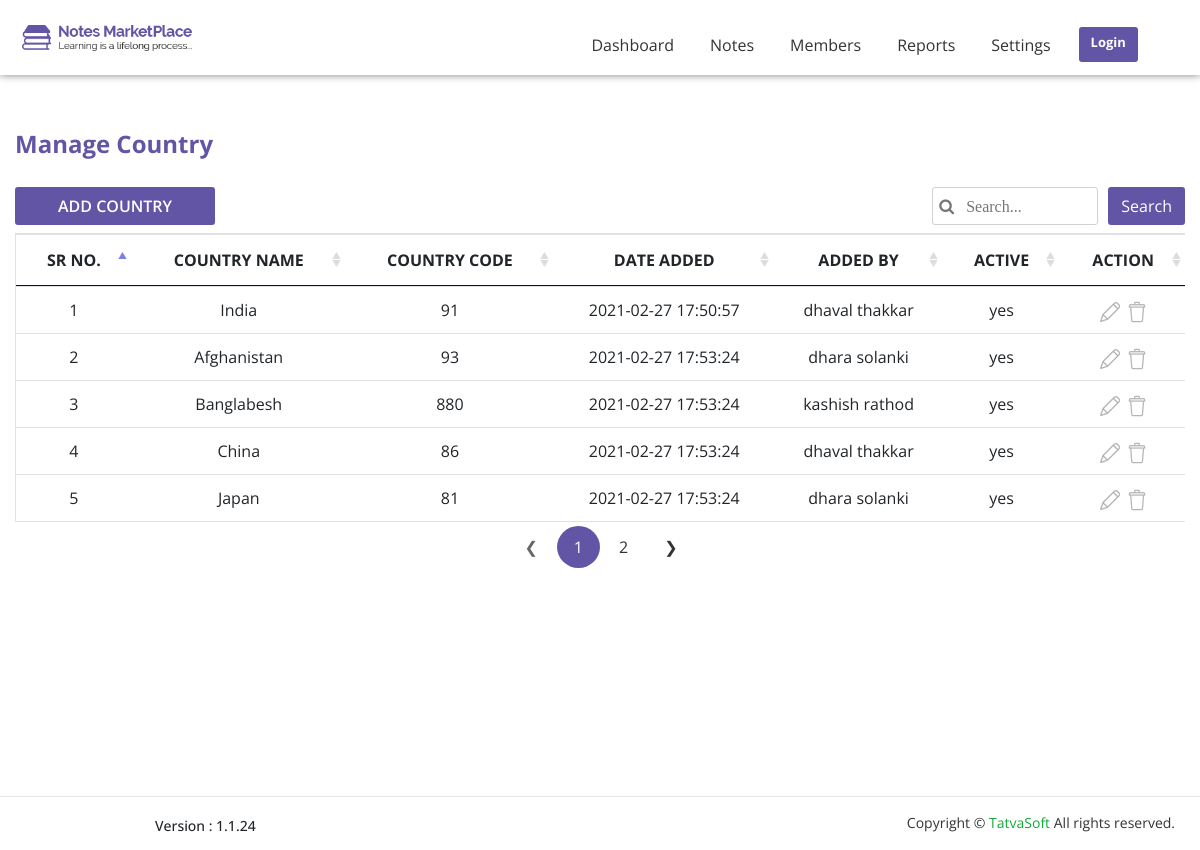
Screenshot of /Notes-project/admin/manage-country.php with the database file from the repository.
### tables this page shows
CREATE TABLE `countries` (
  `Country_id` int(11) UNSIGNED NOT NULL,
  `CountryName` varchar(100) NOT NULL,
  `CountryCode` varchar(100) NOT NULL,
  `CreatedDate` datetime DEFAULT NULL,
  `CreatedBy` int(11) DEFAULT NULL,
  `ModifiedDate` datetime DEFAULT NULL,
  `ModifiedBy` int(11) DEFAULT NULL,
  `IsActive` bit(1) NOT NULL
);

CREATE TABLE `users` (
  `User_id` int(11) UNSIGNED NOT NULL,
  `UserRole_id` int(11) UNSIGNED NOT NULL,
  `FirstName` varchar(50) NOT NULL,
  `LastName` varchar(50) NOT NULL,
  `Email` varchar(100) NOT NULL,
  `Password` varchar(24) NOT NULL,
  `IsEmailVerified` bit(1) NOT NULL,
  `CreatedDate` datetime DEFAULT NULL,
  `CreatedBy` int(11) DEFAULT NULL,
  `ModifiedDate` datetime DEFAULT NULL,
  `ModifiedBy` int(11) DEFAULT NULL,
  `IsActive` bit(1) NOT NULL
);

### Notes-project/admin/manage-country.php (the view, shortened to what this page needs)
<?php
include "connection.php";
if(isset($_POST['search'])){
    $search_text = $_POST['search_text'];
   $query_country= mysqli_query($conn,"SELECT countries.Country_id,countries.CountryName,countries.CountryCode,countries.CreatedDate,users.FirstName,users.LastName,countries.IsActive FROM countries LEFT JOIN users ON countries.CreatedBy=users.User_id WHERE (countries.CountryName LIKE '%$search_text%' OR countries.CountryCode LIKE '%$search_text%' OR countries.CreatedDate LIKE '%$search_text%' OR users.FirstName LIKE '%$search_text%' OR users.LastName LIKE '%$search_text%')");
}
else{
    $query_country= mysqli_query($conn,"SELECT countries.Country_id,countries.CountryName,countries.CountryCode,countries.CreatedDate,users.FirstName,users.LastName,countries.IsActive FROM countries LEFT JOIN users ON countries.CreatedBy=users.User_id");
 }
?>
<html>
<head>
    <link rel="stylesheet" href="css/font-awesome/css/font-awesome.min.css">
    <link rel="stylesheet" href="css/bootstrap/bootstrap.min.css">
     <link rel="stylesheet" href="css/jquery.dataTables.css">
    <link rel="stylesheet" href="css/style.css">
    <link rel="stylesheet" href="css/responsive.css">
</head>
<body>
    <?php
    include "admin-header.php";
    ?>
    <div class="bottom-footer">
        <section id="administrator">
            <div class="container dash-space">
                <div class="row">
                    <div class="col-lg-12 col-md-12 col-sm-12 col-12 common-space">
                        <h4>Manage Country</h4>
                    </div>
                </div>
                <div class="row">
                    <div class="col-lg-6 col-md-6 col-sm-12 col-12 common-space">
                        <a href="add-country.php"><button class="btn btn-admin">ADD COUNTRY</button></a>
                    </div>
                    <div class="col-lg-6 col-md-6 col-sm-12 col-12 common-space">
                       <form method="post">
                        <button type="submit" class="btn search-admin" name="search">Search</button>
                        <input type="search" placeholder=' &#xf002   Search...' name="search_text" />
                        </form>
                    </div>
                </div>
                <div class="row">
                    <div class="table-responsive">
                        <table class="table border common-table-width-2 text-center" id="myTable">
                            <thead>
                                <tr>
                                    <th scope="col">SR NO.</th>
                                    <th scope="col">COUNTRY NAME</th>
                                    <th scope="col">COUNTRY CODE</th>
                                    <th scope="col">DATE ADDED</th>
                                    <th scope="col">ADDED BY</th>
                                    <th scope="col">ACTIVE</th>
                                    <th scope="col">ACTION</th>
                                </tr>
                            </thead>
                            <tbody>
                               <?php
                                $i=1;
                                while($row=mysqli_fetch_assoc($query_country)){
                                    $country_name = $row['CountryName'];
                                    $countrycode = $row['CountryCode'];
                                    $date_added = $row['CreatedDate'];
                                    $addedby_fname = $row['FirstName'];
                                    $addedby_lname = $row['LastName'];
                                    $active = $row['IsActive'];
                                    $country_id = $row['Country_id'];
                                ?>
                                <tr>
                                    <td><?php echo $i ?></td>
                                    <td><?php echo $country_name ?></td>
                                    <td><?php echo $countrycode ?></td>
                                    <td><?php echo $date_added ?></td>
                                    <td><?php echo "$addedby_fname&nbsp;$addedby_lname"?></td>
                                    <?php
                                    if($active==1){
                                        echo "<td>yes</td>";
                                    }
                                    else{
                                        echo "<td>no</td>";
                                    }
                                    ?>
                                    <td>
                                        <a href="add-country.php?countryid=<?php echo $country_id ?>"><img src="image/administrator/edit.png" alt="edit"></a>&nbsp;
                                        <a data-target="#exampleModalcountry" data-toggle="modal" class="delete-country-popup" data-id="<?php echo $country_id ?>"><img src="image/administrator/delete.png" alt="delete"></a>
                                    </td>
                                </tr>
                                <?php
                                    $i++;
                                 }
                                ?>
                            </tbody>
                        </table>
                    </div>
                </div>
            </div>
        </section>
    </div>
   <?php include "admin-footer.php";
    ?>
</body>
</html>

### Notes-project/admin/css/style.css (style rules this page uses)
html,body { height: 100%; font-family: "Open Sans",sans-serif; }
section { background-color: white; overflow: hidden; }
#administrator { margin-top: 50px; }
#administrator h4 { color: #6255a5; font-weight: 700; padding: 40px 0 20px 0; }
#administrator table { border: 1px solid #d1d1d1; line-height: 30px; margin-top: 30px; }
.btn-admin { color: #fff; background-color: #6255a5; border-radius: 3px; width: 200px; float: left; font-weight: 600; }
.search-admin { color: #fff; background-color: #6255a5; border-radius: 3px; width: 100x; }
#administrator input { height: 38px; border: 1px solid #d1d1d1; border-radius: 3px; margin-right: 10px; font-family: FontAwesome; }
#administrator input, .search-admin { float: right; }
.common-space { padding: 0; }
.dash-space { padding: 40px 0 20px 0; }
.common-table-width-2 { width: 1170px; }
.bottom-footer { min-height: 100%; }

### rows the page displays
countries: CountryName "India", CountryCode "91", CreatedDate "2021-02-27 17:50:57", users.FirstName "dhaval", users.LastName "thakkar", IsActive "yes"
countries: CountryName "Afghanistan", CountryCode "93", CreatedDate "2021-02-27 17:53:24", users.FirstName "dhara", users.LastName "solanki", IsActive "yes"
countries: CountryName "Banglabesh", CountryCode "880", CreatedDate "2021-02-27 17:53:24", users.FirstName "kashish", users.LastName "rathod", IsActive "yes"
countries: CountryName "China", CountryCode "86", CreatedDate "2021-02-27 17:53:24", users.FirstName "dhaval", users.LastName "thakkar", IsActive "yes"
countries: CountryName "Japan", CountryCode "81", CreatedDate "2021-02-27 17:53:24", users.FirstName "dhara", users.LastName "solanki", IsActive "yes"
